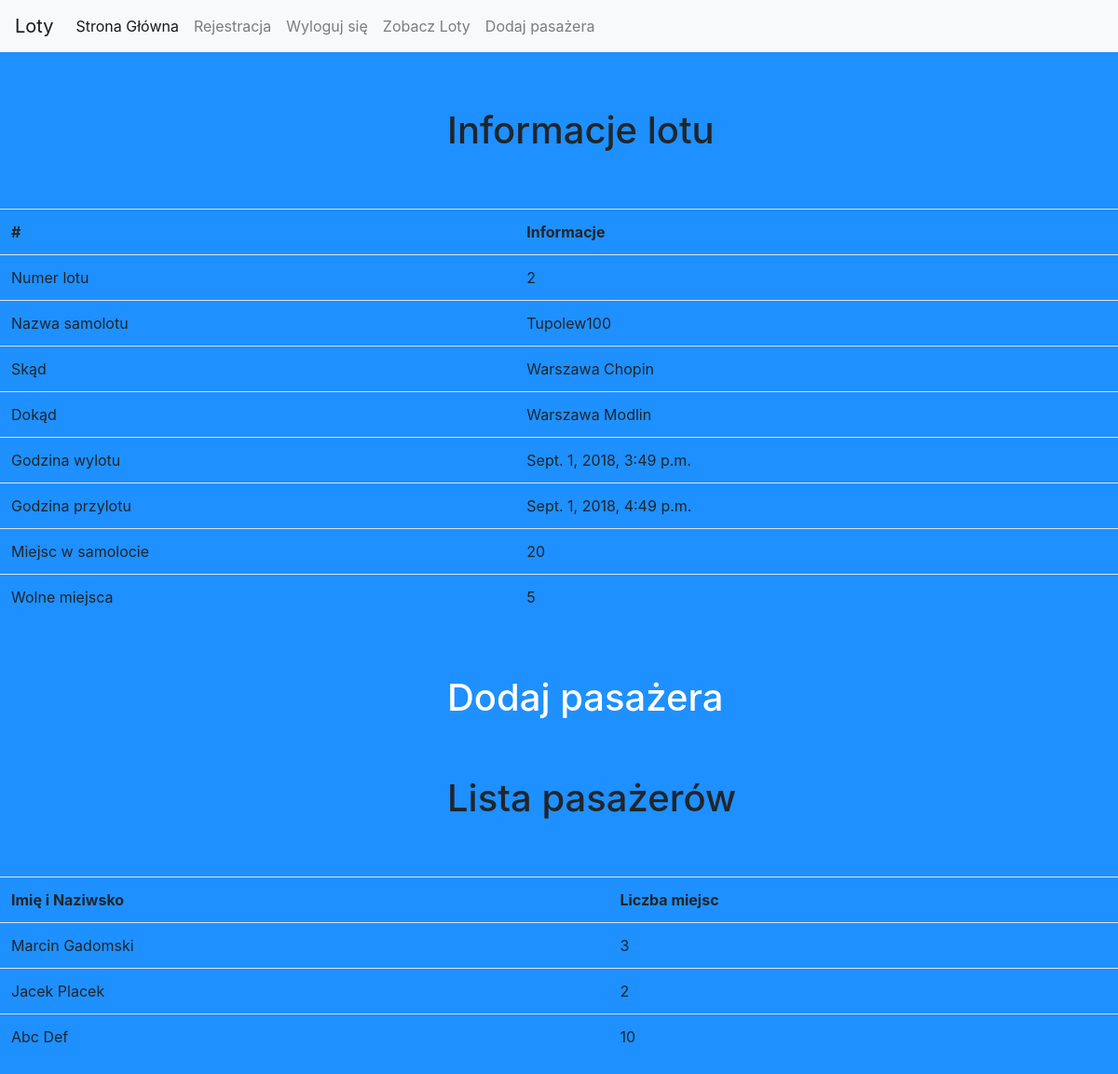
Screenshot of /lot_info/2 (signed in) with the database file from the repository.
### Samoloty/models.py (models this page shows, shortened)
class Flight(models.Model):
    plane_id = models.ForeignKey(Plane, on_delete=models.CASCADE)
    flight_id = models.AutoField(primary_key=True)
    start_terminal = models.CharField(max_length=50,blank=False, null=False)
    land_terminal = models.CharField(max_length=50, blank=False, null=False)
    start_time = models.DateTimeField('Start Time')
    land_time = models.DateTimeField('Land Time')
    def left_seats(self):
        seats_sum = Ticket.objects.filter(flight_id=self).values('seats').aggregate(Sum('seats'))
        if seats_sum['seats__sum'] is None:
            seats_sum['seats__sum'] = 0
        left = self.plane_id.places - seats_sum['seats__sum']
        return left

class Plane(models.Model):
    id = models.CharField(max_length=50, primary_key=True)
    places = models.IntegerField()

class Ticket(models.Model):
    flight_id = models.ForeignKey(Flight, on_delete=models.CASCADE)
    owner = models.ForeignKey(Passenger, on_delete=models.CASCADE)
    seats = models.IntegerField(default=1, blank=False, null=False)
    class Meta:
        unique_together = (("owner", "flight_id"),)

class Passenger(models.Model):
    name = models.CharField(max_length=50, blank=False, null=False)
    surname = models.CharField(max_length=670, blank=False, null=False)
    class Meta:
        unique_together = (("name", "surname"),)
    def __str__(self):
        return self.name + ' ' + self.surname

### Samoloty/views.py (the view)
# urls.py: path('lot_info/<flight_id>',  views.flight_info, name='flight_info'),
@login_required
def flight_info(request, flight_id):
    my_flight = Flight.objects.filter(flight_id=flight_id)
    tickets = Ticket.objects.filter(flight_id=flight_id)
    if my_flight.__len__() > 0:
        left_seats = my_flight[0].left_seats()
    else:
        left_seats = 0
    context = {
        'my_flight': my_flight,
        'tickets': tickets,
        'left_seats': left_seats
    }
    return render(request, 'flight_info.html', context=context)

### templates/flight_info.html
{% extends 'base.html' %}
{% block content %}
    {% if user.is_authenticated %}
        {% if my_flight %}
            <h1 style="margin-top: 5%; margin-left: 40%; margin-bottom: 5%">Informacje lotu</h1>
            <table class="table">
                <tr>
                    <th scope="col">#</th>
                    <th scope="col">Informacje</th>
                </tr>
                <tr>
                    <td>Numer lotu</td>
                    <td>{{ my_flight.0.flight_id }}</td>
                </tr>
                <tr>
                    <td>Nazwa samolotu</td>
                    <td>{{ my_flight.0.plane_id.id }}</td>
                </tr>
                <tr>
                    <td>Skąd</td>
                    <td>{{ my_flight.0.start_terminal }}</td>
                </tr>
                <tr>
                    <td>Dokąd</td>
                    <td>{{ my_flight.0.land_terminal }}</td>
                </tr>
                <tr>
                    <td>Godzina wylotu</td>
                    <td>{{ my_flight.0.start_time }}</td>
                </tr>
                <tr>
                    <td>Godzina przylotu</td>
                    <td>{{ my_flight.0.land_time }}</td>
                </tr>
                <tr>
                    <td>Miejsc w samolocie</td>
                    <td>{{ my_flight.0.plane_id.places }}</td>
                </tr>
                <tr>
                    <td>Wolne miejsca</td>
                    <td>{{ left_seats }}</td>
                </tr>
            </table>
            <a href="{% url 'add_ticket' my_flight.0.flight_id %}"><h1 style="margin-left: 40%; margin-top: 5%; margin-bottom: 5%; color: white">Dodaj pasażera</h1></a>
            {% if tickets %}
                <h1 style="margin-top: 5%; margin-left: 40%; margin-bottom: 5%">Lista pasażerów</h1>
                <table class="table">
                    <tr>
                        <th>Imię i Naziwsko</th>
                        <th>Liczba miejsc</th>
                    </tr>
                    {% for t in tickets%}
                        <tr>
                            <td>{{ t.owner }}</td>
                            <td>{{ t.seats }}</td>
                        </tr>
                    {% endfor %}
                </table>
            {% else %}
                <h1 style="margin-left: 40%; margin-top: 5%; margin-bottom: 5%">Brak pasażerów</h1>
            {% endif %}
        {% else %}
            <h1 style="margin-left: 30%; margin-top: 10%">BRAK PODANEGO LOTU</h1>
        {% endif %}
    {% endif %}
{% endblock %}

### templates/base.html (style rules this page uses)
body { background-color: dodgerblue; }

### rows the page displays
Flight: flight_id "2", plane_id "Tupolew100", start_terminal "Warszawa Chopin", land_terminal "Warszawa Modlin", start_time "Sept. 1, 2018, 3:49 p.m.", land_time "Sept. 1, 2018, 4:49 p.m.", plane_id.places "20"
Ticket: owner "Marcin Gadomski", seats "3"
Ticket: owner "Jacek Placek", seats "2"
Ticket: owner "Abc Def", seats "10"

### other values shown
{{ left_seats }} "5"
